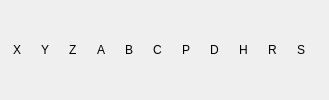
        <widget class="QWidget" name="frmLedsLimites" native="true">
         <property name="sizePolicy">
          <sizepolicy hsizetype="Fixed" vsizetype="Fixed">
           <horstretch>0</horstretch>
           <verstretch>0</verstretch>
          </sizepolicy>
         </property>
         <layout class="QHBoxLayout" name="horizontalLayout_24">
          <property name="spacing">
           <number>0</number>
          </property>
          <property name="leftMargin">
           <number>0</number>
          </property>
          <property name="topMargin">
           <number>0</number>
          </property>
          <property name="rightMargin">
           <number>0</number>
          </property>
          <property name="bottomMargin">
           <number>0</number>
          </property>
          <item>
           <spacer name="horizontalSpacer">
            <property name="orientation">
             <enum>Qt::Horizontal</enum>
            </property>
            <property name="sizeHint" stdset="0">
             <size>
              <width>13</width>
              <height>20</height>
             </size>
            </property>
           </spacer>
          </item>
          <item>
           <widget class="QLabel" name="lblLedX">
            <property name="sizePolicy">
             <sizepolicy hsizetype="Fixed" vsizetype="Fixed">
              <horstretch>0</horstretch>
              <verstretch>0</verstretch>
             </sizepolicy>
            </property>
            <property name="frameShape">
             <enum>QFrame::NoFrame</enum>
            </property>
            <property name="frameShadow">
             <enum>QFrame::Plain</enum>
            </property>
            <property name="lineWidth">
             <number>1</number>
            </property>
            <property name="text">
             <string notr="true">X</string>
            </property>
           </widget>
          </item>
          <item>
           <widget class="cnLed" name="cnLedX">
            <property name="sizePolicy">
             <sizepolicy hsizetype="Fixed" vsizetype="Fixed">
              <horstretch>0</horstretch>
              <verstretch>0</verstretch>
             </sizepolicy>
            </property>
            <property name="maximumSize">
             <size>
              <width>20</width>
              <height>20</height>
             </size>
            </property>
            <property name="toolTip">
             <string>X Limit</string>
            </property>
            <property name="text">
             <string notr="true"/>
            </property>
            <property name="pixmap">
             <pixmap resource="cn5X.qrc">:/cn5X/images/ledRougeEteinte.svg</pixmap>
            </property>
            <property name="scaledContents">
             <bool>true</bool>
            </property>
           </widget>
          </item>
          <item>
           <spacer name="horizontalSpacer_9">
            <property name="orientation">
             <enum>Qt::Horizontal</enum>
            </property>
            <property name="sizeHint" stdset="0">
             <size>
              <width>13</width>
              <height>20</height>
             </size>
            </property>
           </spacer>
          </item>
          <item>
           <widget class="QLabel" name="lblLedY">
            <property name="sizePolicy">
             <sizepolicy hsizetype="Fixed" vsizetype="Fixed">
              <horstretch>0</horstretch>
              <verstretch>0</verstretch>
             </sizepolicy>
            </property>
            <property name="text">
             <string notr="true">Y</string>
            </property>
           </widget>
          </item>
          <item>
           <widget class="cnLed" name="cnLedY">
            <property name="sizePolicy">
             <sizepolicy hsizetype="Fixed" vsizetype="Fixed">
              <horstretch>0</horstretch>
              <verstretch>0</verstretch>
             </sizepolicy>
            </property>
            <property name="maximumSize">
             <size>
              <width>20</width>
              <height>20</height>
             </size>
            </property>
            <property name="toolTip">
             <string>Y Limit</string>
            </property>
            <property name="text">
             <string notr="true"/>
            </property>
            <property name="pixmap">
             <pixmap resource="cn5X.qrc">:/cn5X/images/ledRougeEteinte.svg</pixmap>
            </property>
            <property name="scaledContents">
             <bool>true</bool>
            </property>
           </widget>
          </item>
          <item>
           <spacer name="horizontalSpacer_10">
            <property name="orientation">
             <enum>Qt::Horizontal</enum>
            </property>
            <property name="sizeHint" stdset="0">
             <size>
              <width>13</width>
              <height>20</height>
             </size>
            </property>
           </spacer>
          </item>
          <item>
           <widget class="QLabel" name="lblLedZ">
            <property name="sizePolicy">
             <sizepolicy hsizetype="Fixed" vsizetype="Fixed">
              <horstretch>0</horstretch>
              <verstretch>0</verstretch>
             </sizepolicy>
            </property>
            <property name="text">
             <string notr="true">Z</string>
            </property>
           </widget>
          </item>
          <item>
           <widget class="cnLed" name="cnLedZ">
            <property name="sizePolicy">
             <sizepolicy hsizetype="Fixed" vsizetype="Fixed">
              <horstretch>0</horstretch>
              <verstretch>0</verstretch>
             </sizepolicy>
            </property>
            <property name="maximumSize">
             <size>
              <width>20</width>
              <height>20</height>
             </size>
            </property>
            <property name="toolTip">
             <string>Z Limit</string>
            </property>
            <property name="text">
             <string notr="true"/>
            </property>
            <property name="pixmap">
             <pixmap resource="cn5X.qrc">:/cn5X/images/ledRougeEteinte.svg</pixmap>
            </property>
            <property name="scaledContents">
             <bool>true</bool>
            </property>
           </widget>
          </item>
          <item>
           <spacer name="horizontalSpacer_11">
            <property name="orientation">
             <enum>Qt::Horizontal</enum>
            </property>
            <property name="sizeHint" stdset="0">
             <size>
              <width>13</width>
              <height>20</height>
             </size>
            </property>
           </spacer>
          </item>
          <item>
           <widget class="QLabel" name="lblLedA">
            <property name="sizePolicy">
             <sizepolicy hsizetype="Fixed" vsizetype="Fixed">
              <horstretch>0</horstretch>
              <verstretch>0</verstretch>
             </sizepolicy>
            </property>
            <property name="text">
             <string notr="true">A</string>
            </property>
           </widget>
          </item>
          <item>
           <widget class="cnLed" name="cnLedA">
            <property name="sizePolicy">
             <sizepolicy hsizetype="Fixed" vsizetype="Fixed">
              <horstretch>0</horstretch>
              <verstretch>0</verstretch>
             </sizepolicy>
            </property>
            <property name="maximumSize">
             <size>
              <width>20</width>
              <height>20</height>
             </size>
            </property>
            <property name="toolTip">
             <string>A Limit</string>
            </property>
            <property name="text">
             <string notr="true"/>
            </property>
            <property name="pixmap">
             <pixmap resource="cn5X.qrc">:/cn5X/images/ledRougeEteinte.svg</pixmap>
            </property>
            <property name="scaledContents">
             <bool>true</bool>
            </property>
            <property name="ledStatus">
             <bool>false</bool>
            </property>
           </widget>
          </item>
          <item>
           <spacer name="horizontalSpacer_12">
            <property name="orientation">
             <enum>Qt::Horizontal</enum>
            </property>
            <property name="sizeHint" stdset="0">
             <size>
              <width>13</width>
              <height>20</height>
             </size>
            </property>
           </spacer>
          </item>
          <item>
           <widget class="QLabel" name="lblLedB">
            <property name="sizePolicy">
             <sizepolicy hsizetype="Fixed" vsizetype="Fixed">
              <horstretch>0</horstretch>
              <verstretch>0</verstretch>
             </sizepolicy>
            </property>
            <property name="text">
             <string notr="true">B</string>
            </property>
           </widget>
          </item>
          <item>
           <widget class="cnLed" name="cnLedB">
            <property name="sizePolicy">
             <sizepolicy hsizetype="Fixed" vsizetype="Fixed">
              <horstretch>0</horstretch>
              <verstretch>0</verstretch>
             </sizepolicy>
            </property>
            <property name="maximumSize">
             <size>
              <width>20</width>
              <height>20</height>
             </size>
            </property>
            <property name="toolTip">
             <string>B Limit</string>
            </property>
            <property name="text">
             <string notr="true"/>
            </property>
            <property name="pixmap">
             <pixmap resource="cn5X.qrc">:/cn5X/images/ledRougeEteinte.svg</pixmap>
            </property>
            <property name="scaledContents">
             <bool>true</bool>
            </property>
           </widget>
          </item>
          <item>
           <spacer name="horizontalSpacer_13">
            <property name="orientation">
             <enum>Qt::Horizontal</enum>
            </property>
            <property name="sizeHint" stdset="0">
             <size>
              <width>13</width>
              <height>20</height>
             </size>
            </property>
           </spacer>
          </item>
          <item>
           <widget class="QLabel" name="lblLedC">
            <property name="sizePolicy">
             <sizepolicy hsizetype="Fixed" vsizetype="Fixed">
              <horstretch>0</horstretch>
              <verstretch>0</verstretch>
             </sizepolicy>
            </property>
            <property name="text">
             <string notr="true">C</string>
            </property>
           </widget>
          </item>
          <item>
           <widget class="cnLed" name="cnLedC">
            <property name="sizePolicy">
             <sizepolicy hsizetype="Fixed" vsizetype="Fixed">
              <horstretch>0</horstretch>
              <verstretch>0</verstretch>
             </sizepolicy>
            </property>
            <property name="maximumSize">
             <size>
              <width>20</width>
              <height>20</height>
             </size>
            </property>
            <property name="toolTip">
             <string>C Limit</string>
            </property>
            <property name="text">
             <string notr="true"/>
            </property>
            <property name="pixmap">
             <pixmap resource="cn5X.qrc">:/cn5X/images/ledRougeEteinte.svg</pixmap>
            </property>
            <property name="scaledContents">
             <bool>true</bool>
            </property>
           </widget>
          </item>
          <item>
           <spacer name="horizontalSpacer_14">
            <property name="orientation">
             <enum>Qt::Horizontal</enum>
            </property>
            <property name="sizeHint" stdset="0">
             <size>
              <width>13</width>
              <height>20</height>
             </size>
            </property>
           </spacer>
          </item>
          <item>
           <widget class="QLabel" name="lblLedP">
            <property name="sizePolicy">
             <sizepolicy hsizetype="Fixed" vsizetype="Fixed">
              <horstretch>0</horstretch>
              <verstretch>0</verstretch>
             </sizepolicy>
            </property>
            <property name="text">
             <string notr="true">P</string>
            </property>
           </widget>
          </item>
          <item>
           <widget class="cnLed" name="cnLedP">
            <property name="sizePolicy">
             <sizepolicy hsizetype="Fixed" vsizetype="Fixed">
              <horstretch>0</horstretch>
              <verstretch>0</verstretch>
             </sizepolicy>
            </property>
            <property name="maximumSize">
             <size>
              <width>20</width>
              <height>20</height>
             </size>
            </property>
            <property name="toolTip">
             <string>Probe</string>
            </property>
            <property name="text">
             <string notr="true"/>
            </property>
            <property name="pixmap">
             <pixmap resource="cn5X.qrc">:/cn5X/images/ledRougeEteinte.svg</pixmap>
            </property>
            <property name="scaledContents">
             <bool>true</bool>
            </property>
           </widget>
          </item>
          <item>
           <spacer name="horizontalSpacer_15">
            <property name="orientation">
             <enum>Qt::Horizontal</enum>
            </property>
            <property name="sizeHint" stdset="0">
             <size>
              <width>13</width>
              <height>20</height>
             </size>
            </property>
           </spacer>
          </item>
          <item>
           <widget class="QLabel" name="lblLedD">
            <property name="sizePolicy">
             <sizepolicy hsizetype="Fixed" vsizetype="Fixed">
              <horstretch>0</horstretch>
              <verstretch>0</verstretch>
             </sizepolicy>
            </property>
            <property name="text">
             <string notr="true">D</string>
            </property>
           </widget>
          </item>
          <item>
           <widget class="cnLed" name="cnLedD">
            <property name="sizePolicy">
             <sizepolicy hsizetype="Fixed" vsizetype="Fixed">
              <horstretch>0</horstretch>
              <verstretch>0</verstretch>
             </sizepolicy>
            </property>
            <property name="maximumSize">
             <size>
              <width>20</width>
              <height>20</height>
             </size>
            </property>
            <property name="toolTip">
             <string>Door</string>
            </property>
            <property name="text">
             <string notr="true"/>
            </property>
            <property name="pixmap">
             <pixmap resource="cn5X.qrc">:/cn5X/images/ledRougeEteinte.svg</pixmap>
            </property>
            <property name="scaledContents">
             <bool>true</bool>
            </property>
           </widget>
          </item>
          <item>
           <spacer name="horizontalSpacer_16">
            <property name="orientation">
             <enum>Qt::Horizontal</enum>
            </property>
            <property name="sizeHint" stdset="0">
             <size>
              <width>13</width>
              <height>20</height>
             </size>
            </property>
           </spacer>
          </item>
          <item>
           <widget class="QLabel" name="lblLedH">
            <property name="sizePolicy">
             <sizepolicy hsizetype="Fixed" vsizetype="Fixed">
              <horstretch>0</horstretch>
              <verstretch>0</verstretch>
             </sizepolicy>
            </property>
            <property name="text">
             <string notr="true">H</string>
            </property>
           </widget>
          </item>
          <item>
           <widget class="cnLed" name="cnLedH">
            <property name="sizePolicy">
             <sizepolicy hsizetype="Fixed" vsizetype="Fixed">
              <horstretch>0</horstretch>
              <verstretch>0</verstretch>
             </sizepolicy>
            </property>
            <property name="maximumSize">
             <size>
              <width>20</width>
              <height>20</height>
             </size>
            </property>
            <property name="toolTip">
             <string>Hold</string>
            </property>
            <property name="text">
             <string notr="true"/>
            </property>
            <property name="pixmap">
             <pixmap resource="cn5X.qrc">:/cn5X/images/ledRougeEteinte.svg</pixmap>
            </property>
            <property name="scaledContents">
             <bool>true</bool>
            </property>
           </widget>
          </item>
          <item>
           <spacer name="horizontalSpacer_17">
            <property name="orientation">
             <enum>Qt::Horizontal</enum>
            </property>
            <property name="sizeHint" stdset="0">
             <size>
              <width>13</width>
              <height>20</height>
             </size>
            </property>
           </spacer>
          </item>
          <item>
           <widget class="QLabel" name="lblLedR">
            <property name="sizePolicy">
             <sizepolicy hsizetype="Fixed" vsizetype="Fixed">
              <horstretch>0</horstretch>
              <verstretch>0</verstretch>
             </sizepolicy>
            </property>
            <property name="text">
             <string notr="true">R</string>
            </property>
           </widget>
          </item>
          <item>
           <widget class="cnLed" name="cnLedR">
            <property name="sizePolicy">
             <sizepolicy hsizetype="Fixed" vsizetype="Fixed">
              <horstretch>0</horstretch>
              <verstretch>0</verstretch>
             </sizepolicy>
            </property>
            <property name="maximumSize">
             <size>
              <width>20</width>
              <height>20</height>
             </size>
            </property>
            <property name="toolTip">
             <string>soft Reset</string>
            </property>
            <property name="text">
             <string notr="true"/>
            </property>
            <property name="pixmap">
             <pixmap resource="cn5X.qrc">:/cn5X/images/ledRougeEteinte.svg</pixmap>
            </property>
            <property name="scaledContents">
             <bool>true</bool>
            </property>
           </widget>
          </item>
          <item>
           <spacer name="horizontalSpacer_18">
            <property name="orientation">
             <enum>Qt::Horizontal</enum>
            </property>
            <property name="sizeHint" stdset="0">
             <size>
              <width>13</width>
              <height>20</height>
             </size>
            </property>
           </spacer>
          </item>
          <item>
           <widget class="QLabel" name="lblLedS">
            <property name="sizePolicy">
             <sizepolicy hsizetype="Fixed" vsizetype="Fixed">
              <horstretch>0</horstretch>
              <verstretch>0</verstretch>
             </sizepolicy>
            </property>
            <property name="text">
             <string notr="true">S</string>
            </property>
           </widget>
          </item>
          <item>
           <widget class="cnLed" name="cnLedS">
            <property name="sizePolicy">
             <sizepolicy hsizetype="Fixed" vsizetype="Fixed">
              <horstretch>0</horstretch>
              <verstretch>0</verstretch>
             </sizepolicy>
            </property>
            <property name="maximumSize">
             <size>
              <width>20</width>
              <height>20</height>
             </size>
            </property>
            <property name="toolTip">
             <string>cycle Start</string>
            </property>
            <property name="text">
             <string notr="true"/>
            </property>
            <property name="pixmap">
             <pixmap resource="cn5X.qrc">:/cn5X/images/ledRougeEteinte.svg</pixmap>
            </property>
            <property name="scaledContents">
             <bool>true</bool>
            </property>
           </widget>
          </item>
          <item>
           <spacer name="horizontalSpacer_7">
            <property name="orientation">
             <enum>Qt::Horizontal</enum>
            </property>
            <property name="sizeHint" stdset="0">
             <size>
              <width>17</width>
              <height>20</height>
             </size>
            </property>
           </spacer>
          </item>
         </layout>
        </widget>
